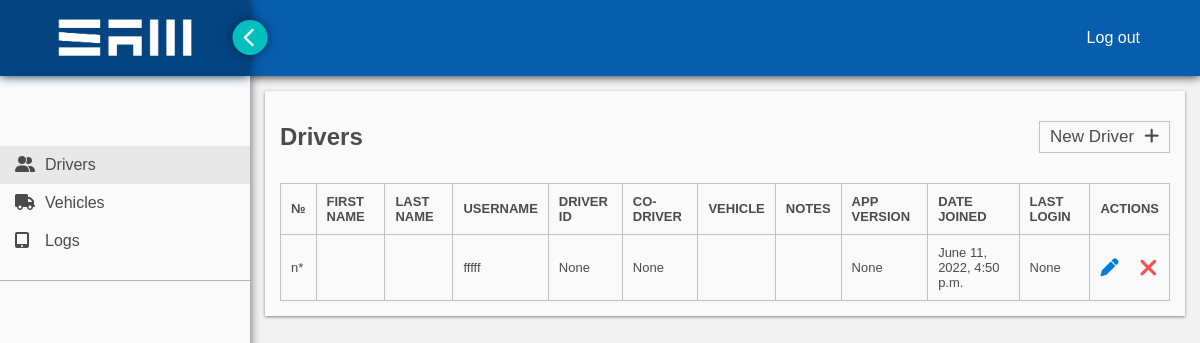
The page /drivers/ on the database as committed earlier.
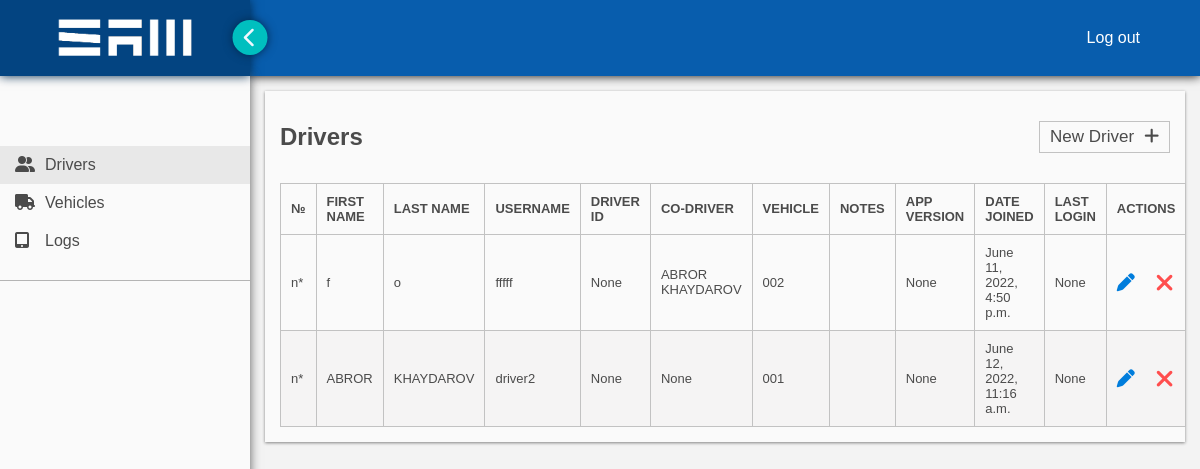
The same page on the database as committed later.
### sameld/models.py (models this page shows, shortened)
class Driver(models.Model):
    user = models.OneToOneField(User, null=True, on_delete=models.CASCADE)
    cdl_number = models.CharField(max_length=20, unique=True)
    cdl_state = models.CharField(max_length=2, choices=STATES, default='NY')
    vehicle = models.OneToOneField(Vehicle, blank=True, null=True, on_delete=models.SET_NULL)
    co_driver = models.OneToOneField('self', blank=True, null=True, on_delete=models.SET_NULL)
    company_user_id = models.CharField(max_length=15, blank=True, null=True)
    phone = models.CharField(max_length = 10, blank=True, null=True)
    app_version = models.CharField(max_length=5, blank=True, null=True)
    notes = models.CharField(max_length=255, blank=True)
    is_active = models.BooleanField(default=1)
    def __str__(self):
        return self.user.first_name + ' ' + self.user.last_name

class Vehicle(models.Model):
    unit_number = models.CharField(max_length=10, unique=True)
    make = models.CharField(max_length=15, blank=True, null=True)
    model = models.CharField(max_length=20, blank=True, null=True)
    year = models.CharField(max_length=2, choices=YEARS, default='22')
    license_state = models.CharField(max_length=2, choices=STATES, default='NY')
    license_number = models.CharField(max_length=20, null=True)
    vin_number = models.CharField(max_length=20, blank=True, null=True)
    fuel_type = models.CharField(max_length=2, choices=FUEL_TYPE, default='di')
    eld_device = models.CharField(max_length=16, blank=True, null=True)
    notes = models.CharField(max_length=255, blank=True, null=True)
    is_active = models.BooleanField(default=1)

### sameld/views.py (the view)
# urls.py: path('drivers/', views.drivers, name = 'drivers'),
def drivers(request):
    query = Driver.objects.all()
    context = {
        'drivers': query,
        'category': 'drivers',
    }
    return render(request, 'drivers.html', context)

### sameld/templates/drivers.html
{% extends 'main.html' %}{% load static %} {% block content %}
<link rel="stylesheet" href="{% static 'styles/drivers.css' %}" />
<div class="container">
  <div class="row">
    <h2>Drivers</h2>
    <a href="{% url 'new-driver'%}">New Driver<i class="fa-solid fa-plus"></i></a>
  </div>
  <table>
    <thead>
      <tr>
        <td>№</td>
        <td>first name</td>
        <td>last name</td>
        <td>username</td>
        <td>driver id</td>
        <td>co-driver</td>
        <td>vehicle</td>
        <td>notes</td>
        <td>app version</td>
        <td>date joined</td>
        <td>last login</td>
        <td>actions</td>
      </tr>
    </thead>
    <tbody>
      {% if drivers %} {% for driver in drivers %}
      <tr>
        <td>n*</td>
        <td>{{driver.user.first_name}}</td>
        <td>{{driver.user.last_name}}</td>
        <td>{{driver.user.username}}</td>
        <td>{{driver.company_user_id}}</td>
        <td>{{driver.co_driver}}</td>
        <td>{{driver.vehicle.unit_number}}</td>
        <td>{{driver.notes}}</td>
        <td>{{driver.app_version}}</td>
        <td>{{driver.user.date_joined}}</td>
        <td>{{driver.user.last_login}}</td>
        <td>
          <a href="{% url 'edit-driver' driver.user.id %}">
            <abbr title="Edit">
              <i class="fa-solid fa-pen"></i>
            </abbr>
          </a>
          <a href="">
            <abbr title="Deactivate">
              <i class="fa-solid fa-xmark"></i>
            </abbr>
          </a>
        </td>
      </tr>
      {% endfor %} {% else %}
      <tr>
        <td colspan="12">no records found</td>
      </tr>
      {% endif %}
    </tbody>
  </table>
</div>
{% endblock %}

Rows that differ between the two databases and show on the page:
changed Driver "fffff": user.first_name (not shown) → "f"; user.last_name (not shown) → "o"; co_driver "None" → "ABROR KHAYDAROV"; vehicle.unit_number (not shown) → "002"
added Driver: user.first_name "ABROR", user.last_name "KHAYDAROV", user.username "driver2", company_user_id "None", co_driver "None", vehicle.unit_number "001", app_version "None", user.date_joined "June 12, 2022, 11:16 a.m.", user.last_login "None"
